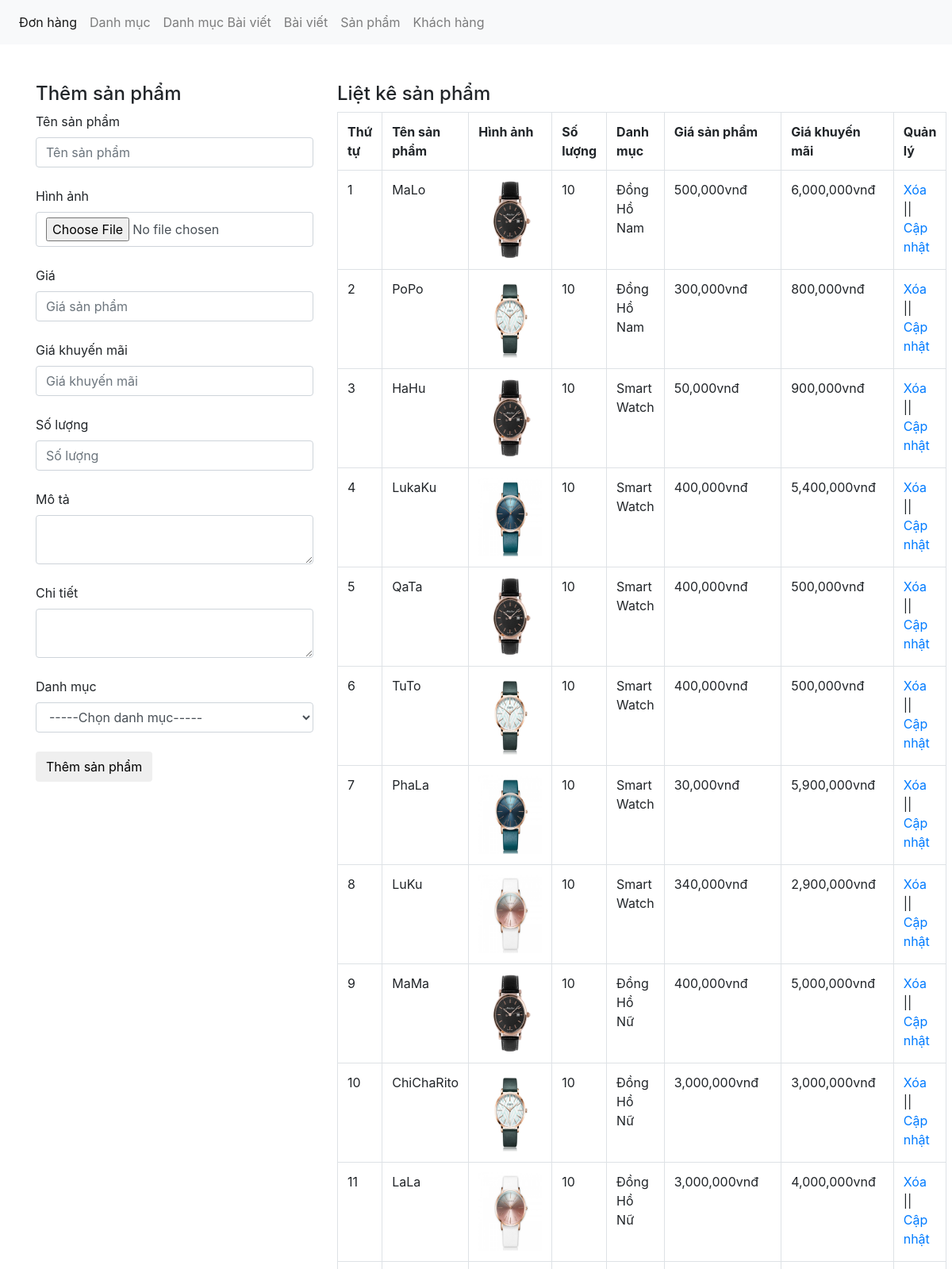
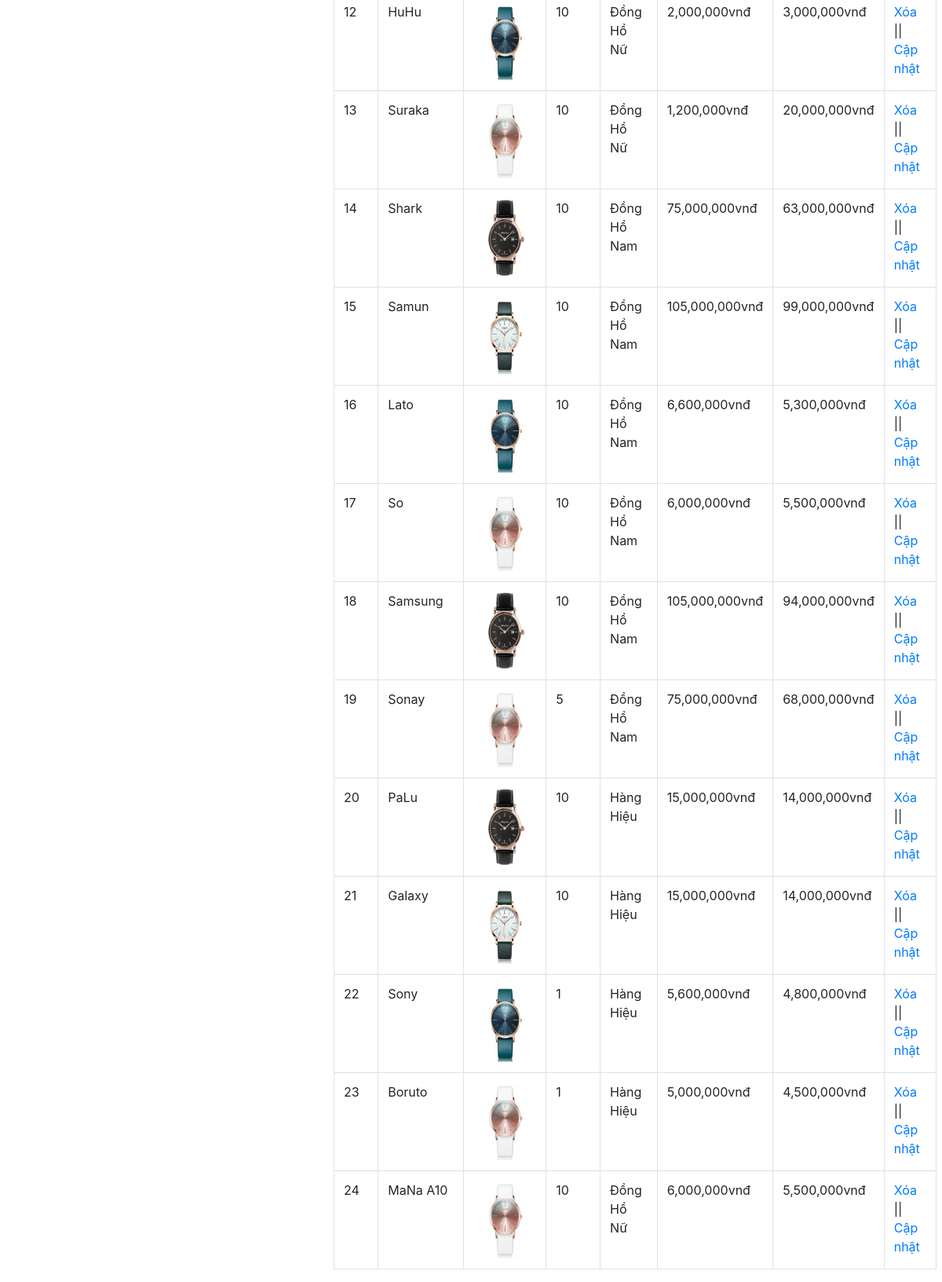
Screenshot of /admin/xulysanpham.php with the database file from the repository (2 pictures, top to bottom).
### tables this page shows
CREATE TABLE `tbl_sanpham` (
  `sanpham_id` int(11) NOT NULL,
  `category_id` int(11) NOT NULL,
  `sanpham_name` varchar(255) NOT NULL,
  `sanpham_chitiet` text NOT NULL,
  `sanpham_mota` text NOT NULL,
  `sanpham_gia` varchar(100) NOT NULL,
  `sanpham_giakhuyenmai` varchar(100) NOT NULL,
  `sanpham_active` int(11) NOT NULL,
  `sanpham_hot` int(11) NOT NULL,
  `sanpham_soluong` int(11) NOT NULL,
  `sanpham_image` varchar(50) NOT NULL
);

CREATE TABLE `tbl_category` (
  `category_id` int(11) NOT NULL,
  `category_name` varchar(50) NOT NULL
);

### admin/xulysanpham.php (the view, shortened to what this page needs)
<?php
	include('../db/connect.php');
?>
<!DOCTYPE html>
<html lang="en">
<head>
    <link href="../css/bootstrap.css" rel="stylesheet" type="text/css" media="all" />
</head>
<body>
    <nav class="navbar navbar-expand-lg navbar-light bg-light">
        <div class="collapse navbar-collapse" id="navbarNav">
            <ul class="navbar-nav">
                <li class="nav-item active">
                    <a class="nav-link" href="xulydonhang.php">Đơn hàng <span class="sr-only">(current)</span></a>
                </li>
                <li class="nav-item">
                    <a class="nav-link" href="xulydanhmuc.php">Danh mục</a>
                </li>
                <li class="nav-item">
                    <a class="nav-link" href="xulydanhmucbaiviet.php">Danh mục Bài viết</a>
                </li>
                <li class="nav-item">
                    <a class="nav-link" href="xulybaiviet.php">Bài viết</a>
                </li>
                <li class="nav-item">
                    <a class="nav-link" href="xulysanpham.php">Sản phẩm</a>
                </li>
                <li class="nav-item">
                    <a class="nav-link" href="xulykhachhang.php">Khách hàng</a>
                </li>
            </ul>
        </div>
    </nav><br><br>
    <div class="container">
        <div class="row">
            <?php
			if(isset($_GET['quanly'])=='capnhat'){
				$id_capnhat = $_GET['capnhat_id'];
				$sql_capnhat = mysqli_query($con,"SELECT * FROM tbl_sanpham WHERE sanpham_id='$id_capnhat'");
				$row_capnhat = mysqli_fetch_array($sql_capnhat);
				$id_category_1 = $row_capnhat['category_id'];
				?>
            <div class="col-md-4">
                <h4>Cập nhật sản phẩm</h4>
                <form action="" method="POST" enctype="multipart/form-data">
                    <label>Tên sản phẩm</label>
                    <input type="text" class="form-control" name="tensanpham"
                        value="<?php echo $row_capnhat['sanpham_name'] ?>"><br>
                    <input type="hidden" class="form-control" name="id_update"
                        value="<?php echo $row_capnhat['sanpham_id'] ?>">
                    <label>Hình ảnh</label>
                    <input type="file" class="form-control" name="hinhanh"><br>
                    <img src="../images/<?php echo $row_capnhat['sanpham_image'] ?>" height="80" width="80"><br>
                    <label>Giá</label>
                    <input type="text" class="form-control" name="giasanpham"
                        value="<?php echo $row_capnhat['sanpham_gia'] ?>"><br>
                    <label>Giá khuyến mãi</label>
                    <input type="text" class="form-control" name="giakhuyenmai"
                        value="<?php echo $row_capnhat['sanpham_giakhuyenmai'] ?>"><br>
                    <label>Số lượng</label>
                    <input type="text" class="form-control" name="soluong"
                        value="<?php echo $row_capnhat['sanpham_soluong'] ?>"><br>
                    <label>Mô tả</label>
                    <textarea class="form-control" rows="10"
                        name="mota"><?php echo $row_capnhat['sanpham_mota'] ?></textarea><br>
                    <label>Chi tiết</label>
                    <textarea class="form-control" rows="10"
                        name="chitiet"><?php echo $row_capnhat['sanpham_chitiet'] ?></textarea><br>
                    <label>Danh mục</label>
                    <?php
					$sql_danhmuc = mysqli_query($con,"SELECT * FROM tbl_category ORDER BY category_id DESC");
					?>
                    <select name="danhmuc" class="form-control">
                        <option value="0">-----Chọn danh mục-----</option>
                        <?php
						while($row_danhmuc = mysqli_fetch_array($sql_danhmuc)){
							if($id_category_1==$row_danhmuc['category_id']){
						?>
                        <option selected value="<?php echo $row_danhmuc['category_id'] ?>">
                            <?php echo $row_danhmuc['category_name'] ?></option>
                        <?php
							}else{
						?>
                        <option value="<?php echo $row_danhmuc['category_id'] ?>">
                            <?php echo $row_danhmuc['category_name'] ?></option>
                        <?php
							}
						}
						?>
                    </select><br>
                    <input type="submit" name="capnhatsanpham" value="Cập nhật sản phẩm" class="btn btn-default">
                </form>
            </div>
            <?php
			}else{
				?>
            <div class="col-md-4">
                <h4>Thêm sản phẩm</h4>
                <form action="" method="POST" enctype="multipart/form-data">
                    <label>Tên sản phẩm</label>
                    <input type="text" class="form-control" name="tensanpham" placeholder="Tên sản phẩm"><br>
                    <label>Hình ảnh</label>
                    <input type="file" class="form-control" name="hinhanh"><br>
                    <label>Giá</label>
                    <input type="text" class="form-control" name="giasanpham" placeholder="Giá sản phẩm"><br>
                    <label>Giá khuyến mãi</label>
                    <input type="text" class="form-control" name="giakhuyenmai" placeholder="Giá khuyến mãi"><br>
                    <label>Số lượng</label>
                    <input type="text" class="form-control" name="soluong" placeholder="Số lượng"><br>
                    <label>Mô tả</label>
                    <textarea class="form-control" name="mota"></textarea><br>
                    <label>Chi tiết</label>
                    <textarea class="form-control" name="chitiet"></textarea><br>
                    <label>Danh mục</label>
                    <select name="danhmuc" class="form-control">
                        <option value="0">-----Chọn danh mục-----</option>
                    </select><br>
                    <input type="submit" name="themsanpham" value="Thêm sản phẩm" class="btn btn-default">
                </form>
            </div>
            <?php
			}
				?>
            <div class="col-md-8">
                <h4>Liệt kê sản phẩm</h4>
                <?php
				$sql_select_sp = mysqli_query($con,"SELECT * FROM tbl_sanpham,tbl_category WHERE tbl_sanpham.category_id=tbl_category.category_id ORDER BY tbl_sanpham.sanpham_id DESC");
				?>
                <table class="table table-bordered ">
                    <tr>
                        <th>Thứ tự</th>
                        <th>Tên sản phẩm</th>
                        <th>Hình ảnh</th>
                        <th>Số lượng</th>
                        <th>Danh mục</th>
                        <th>Giá sản phẩm</th>
                        <th>Giá khuyến mãi</th>
                        <th>Quản lý</th>
                    </tr>
                    <?php
					$i = 0;
					while($row_sp = mysqli_fetch_array($sql_select_sp)){
						$i++;
					?>
                    <tr>
                        <td><?php echo $i ?></td>
                        <td><?php echo $row_sp['sanpham_name'] ?></td>
                        <td><img src="../uploads/<?php echo $row_sp['sanpham_image'] ?>" height="100" width="80"></td>
                        <td><?php echo $row_sp['sanpham_soluong'] ?></td>
                        <td><?php echo $row_sp['category_name'] ?></td>
                        <td><?php echo number_format($row_sp['sanpham_gia']).'vnđ' ?></td>
                        <td><?php echo number_format($row_sp['sanpham_giakhuyenmai']).'vnđ' ?></td>
                        <td><a href="?xoa=<?php echo $row_sp['sanpham_id'] ?>">Xóa</a> || <a
                                href="xulysanpham.php?quanly=capnhat&capnhat_id=<?php echo $row_sp['sanpham_id'] ?>">Cập
                                nhật</a></td>
                    </tr>
                    <?php
					}
					?>
                </table>
            </div>
        </div>
    </div>
</body>
</html>

### rows the page displays
tbl_sanpham: sanpham_name "MaLo", sanpham_image (picture), sanpham_soluong "10", category.category_name "Đồng Hồ Nam", sanpham_gia "500,000", sanpham_giakhuyenmai "6,000,000"
tbl_sanpham: sanpham_name "PoPo", sanpham_image (picture), sanpham_soluong "10", category.category_name "Đồng Hồ Nam", sanpham_gia "300,000", sanpham_giakhuyenmai "800,000"
tbl_sanpham: sanpham_name "HaHu", sanpham_image (picture), sanpham_soluong "10", category.category_name "Smart Watch", sanpham_gia "50,000", sanpham_giakhuyenmai "900,000"
tbl_sanpham: sanpham_name "LukaKu", sanpham_image (picture), sanpham_soluong "10", category.category_name "Smart Watch", sanpham_gia "400,000", sanpham_giakhuyenmai "5,400,000"
tbl_sanpham: sanpham_name "QaTa", sanpham_image (picture), sanpham_soluong "10", category.category_name "Smart Watch", sanpham_gia "400,000", sanpham_giakhuyenmai "500,000"
tbl_sanpham: sanpham_name "TuTo", sanpham_image (picture), sanpham_soluong "10", category.category_name "Smart Watch", sanpham_gia "400,000", sanpham_giakhuyenmai "500,000"
tbl_sanpham: sanpham_name "PhaLa", sanpham_image (picture), sanpham_soluong "10", category.category_name "Smart Watch", sanpham_gia "30,000", sanpham_giakhuyenmai "5,900,000"
tbl_sanpham: sanpham_name "LuKu", sanpham_image (picture), sanpham_soluong "10", category.category_name "Smart Watch", sanpham_gia "340,000", sanpham_giakhuyenmai "2,900,000"
tbl_sanpham: sanpham_name "MaMa", sanpham_image (picture), sanpham_soluong "10", category.category_name "Đồng Hồ Nữ", sanpham_gia "400,000", sanpham_giakhuyenmai "5,000,000"
tbl_sanpham: sanpham_name "ChiChaRito", sanpham_image (picture), sanpham_soluong "10", category.category_name "Đồng Hồ Nữ", sanpham_gia "3,000,000", sanpham_giakhuyenmai "3,000,000"
tbl_sanpham: sanpham_name "LaLa", sanpham_image (picture), sanpham_soluong "10", category.category_name "Đồng Hồ Nữ", sanpham_gia "3,000,000", sanpham_giakhuyenmai "4,000,000"
tbl_sanpham: sanpham_name "HuHu", sanpham_image (picture), sanpham_soluong "10", category.category_name "Đồng Hồ Nữ", sanpham_gia "2,000,000", sanpham_giakhuyenmai "3,000,000"
tbl_sanpham: sanpham_name "Suraka", sanpham_image (picture), sanpham_soluong "10", category.category_name "Đồng Hồ Nữ", sanpham_gia "1,200,000", sanpham_giakhuyenmai "20,000,000"
tbl_sanpham: sanpham_name "Shark", sanpham_image (picture), sanpham_soluong "10", category.category_name "Đồng Hồ Nam", sanpham_gia "75,000,000", sanpham_giakhuyenmai "63,000,000"
tbl_sanpham: sanpham_name "Samun", sanpham_image (picture), sanpham_soluong "10", category.category_name "Đồng Hồ Nam", sanpham_gia "105,000,000", sanpham_giakhuyenmai "99,000,000"
tbl_sanpham: sanpham_name "Lato", sanpham_image (picture), sanpham_soluong "10", category.category_name "Đồng Hồ Nam", sanpham_gia "6,600,000", sanpham_giakhuyenmai "5,300,000"
tbl_sanpham: sanpham_name "So", sanpham_image (picture), sanpham_soluong "10", category.category_name "Đồng Hồ Nam", sanpham_gia "6,000,000", sanpham_giakhuyenmai "5,500,000"
tbl_sanpham: sanpham_name "Samsung", sanpham_image (picture), sanpham_soluong "10", category.category_name "Đồng Hồ Nam", sanpham_gia "105,000,000", sanpham_giakhuyenmai "94,000,000"
tbl_sanpham: sanpham_name "Sonay", sanpham_image (picture), sanpham_soluong "5", category.category_name "Đồng Hồ Nam", sanpham_gia "75,000,000", sanpham_giakhuyenmai "68,000,000"
tbl_sanpham: sanpham_name "PaLu", sanpham_image (picture), sanpham_soluong "10", category.category_name "Hàng Hiệu", sanpham_gia "15,000,000", sanpham_giakhuyenmai "14,000,000"
tbl_sanpham: sanpham_name "Galaxy", sanpham_image (picture), sanpham_soluong "10", category.category_name "Hàng Hiệu", sanpham_gia "15,000,000", sanpham_giakhuyenmai "14,000,000"
tbl_sanpham: sanpham_name "Sony", sanpham_image (picture), sanpham_soluong "1", category.category_name "Hàng Hiệu", sanpham_gia "5,600,000", sanpham_giakhuyenmai "4,800,000"
tbl_sanpham: sanpham_name "Boruto", sanpham_image (picture), sanpham_soluong "1", category.category_name "Hàng Hiệu", sanpham_gia "5,000,000", sanpham_giakhuyenmai "4,500,000"
tbl_sanpham: sanpham_name "MaNa A10", sanpham_image (picture), sanpham_soluong "10", category.category_name "Đồng Hồ Nữ", sanpham_gia "6,000,000", sanpham_giakhuyenmai "5,500,000"
